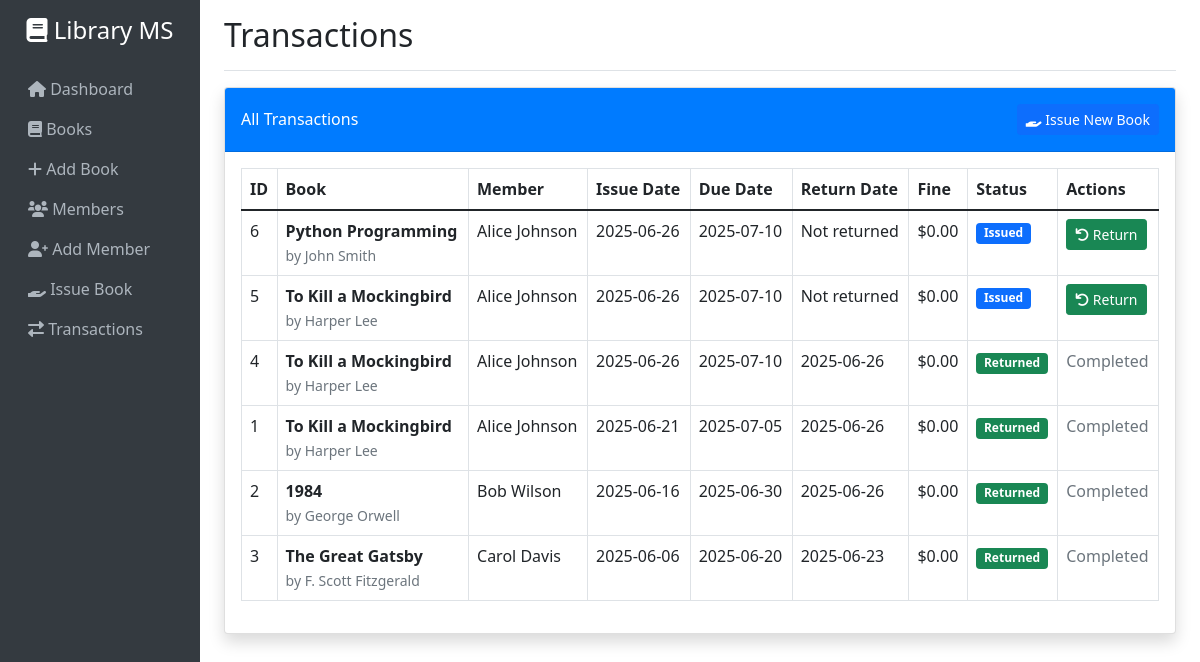
Page /transactions on the committed database.
### tables this page shows
CREATE TABLE transactions (
            id INTEGER PRIMARY KEY AUTOINCREMENT,
            book_id INTEGER,
            member_id INTEGER,
            issue_date DATE NOT NULL,
            due_date DATE NOT NULL,
            return_date DATE,
            status TEXT DEFAULT 'issued',
            fine_amount DECIMAL(10,2) DEFAULT 0.00,
            created_at TIMESTAMP DEFAULT CURRENT_TIMESTAMP,
            FOREIGN KEY (book_id) REFERENCES books (id),
            FOREIGN KEY (member_id) REFERENCES members (id)
        );

CREATE TABLE books (
            id INTEGER PRIMARY KEY AUTOINCREMENT,
            title TEXT NOT NULL,
            author TEXT NOT NULL,
            isbn TEXT UNIQUE,
            category TEXT NOT NULL,
            total_copies INTEGER DEFAULT 1,
            available_copies INTEGER DEFAULT 1,
            publication_year INTEGER,
            created_at TIMESTAMP DEFAULT CURRENT_TIMESTAMP
        );

CREATE TABLE members (
            id INTEGER PRIMARY KEY AUTOINCREMENT,
            name TEXT NOT NULL,
            email TEXT UNIQUE NOT NULL,
            phone TEXT,
            address TEXT,
            member_type TEXT DEFAULT 'student',
            registration_date TIMESTAMP DEFAULT CURRENT_TIMESTAMP,
            is_active BOOLEAN DEFAULT 1
        );

### app.py (the view)
@app.route('/transactions')
def transactions():
    db = get_db()
    transactions = db.execute("""
        SELECT t.*, b.title, b.author, m.name as member_name
        FROM transactions t
        JOIN books b ON t.book_id = b.id
        JOIN members m ON t.member_id = m.id
        ORDER BY t.created_at DESC
    """).fetchall()
    current_date = datetime.now().date().strftime('%Y-%m-%d')
    return render_template('transactions.html', transactions=transactions, current_date=current_date)

### app.py (called while the page is built)
def get_db():
    if not hasattr(g, 'sqlite_db'):
        g.sqlite_db = sqlite3.connect(DATABASE)
        g.sqlite_db.row_factory = sqlite3.Row
    return g.sqlite_db

### templates/transactions.html (shortened to what this page needs)
{% extends "base.html" %}
{% block header %}Transactions{% endblock %}
{% block content %}
<div class="card shadow mb-4">
    <div class="card-header py-3 d-flex justify-content-between align-items-center">
        <h6 class="m-0 font-weight-bold">All Transactions</h6>
        <a href="{{ url_for('issue_book') }}" class="btn btn-primary btn-sm">
            <i class="fas fa-hand-holding"></i> Issue New Book
        </a>
    </div>
    <div class="card-body">
        {% if transactions %}
        <div class="table-responsive">
            <table class="table table-bordered" width="100%" cellspacing="0">
                <thead>
                    <tr>
                        <th>ID</th>
                        <th>Book</th>
                        <th>Member</th>
                        <th>Issue Date</th>
                        <th>Due Date</th>
                        <th>Return Date</th>
                        <th>Fine</th>
                        <th>Status</th>
                        <th>Actions</th>
                    </tr>
                </thead>
                <tbody>
                    {% for transaction in transactions %}
                    <tr>
                        <td>{{ transaction.id }}</td>
                        <td>
                            <strong>{{ transaction.title }}</strong><br>
                            <small class="text-muted">by {{ transaction.author }}</small>
                        </td>
                        <td>{{ transaction.member_name }}</td>
                        <td>{{ transaction.issue_date }}</td>
                        <td>
                            {% set due_date = transaction.due_date %}
                            {% if transaction.status == 'issued' and due_date < current_date %}
                                <span class="text-danger">{{ due_date }}</span>
                            {% else %}
                                {{ due_date }}
                            {% endif %}
                        </td>
                        <td>{{ transaction.return_date or 'Not returned' }}</td>
                        <td>
                            {% if transaction.fine_amount > 0 %}
                                <span class="text-danger">${{ "%.2f"|format(transaction.fine_amount) }}</span>
                            {% else %}
                                $0.00
                            {% endif %}
                        </td>
                        <td>
                            {% if transaction.status == 'issued' %}
                                <span class="badge bg-primary">Issued</span>
                            {% else %}
                                <span class="badge bg-success">Returned</span>
                            {% endif %}
                        </td>
                        <td>
                            {% if transaction.status == 'issued' %}
                                <a href="{{ url_for('return_book', transaction_id=transaction.id) }}"
                                   class="btn btn-sm btn-success"
                                   onclick="return confirm('Are you sure you want to return this book?')">
                                    <i class="fas fa-undo"></i> Return
                                </a>
                            {% else %}
                                <span class="text-muted">Completed</span>
                            {% endif %}
                        </td>
                    </tr>
                    {% endfor %}
                </tbody>
            </table>
        </div>
        {% else %}
        <p class="text-muted">No transactions yet. <a href="{{ url_for('issue_book') }}">Issue your first book</a>.</p>
        {% endif %}
    </div>
</div>
{% endblock %}

### templates/base.html (style rules this page uses)
.card-header { background-color: #007bff; color: white; }

### rows in the picture
transactions: due_date "2025-07-10", fine_amount "$0.00", status "Issued"
transactions: due_date "2025-07-10", fine_amount "$0.00", status "Issued"
transactions: due_date "2025-07-10", fine_amount "$0.00", status "Returned"
transactions: due_date "2025-07-05", fine_amount "$0.00", status "Returned"
transactions: due_date "2025-06-30", fine_amount "$0.00", status "Returned"
transactions: due_date "2025-06-20", fine_amount "$0.00", status "Returned"
